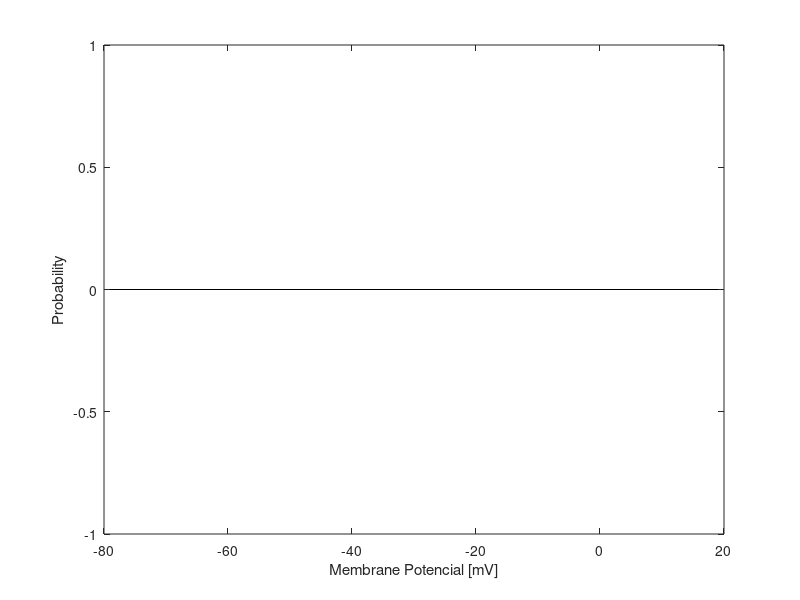

The MATLAB source for this figure:
% Routine to create smooth_signal of N set of data
clear all
clc

cd data

files = dir('*.mat'); % Read all .mat files in folder
data_matrix = [];     % Stores all data

for i = 1:length(files)
    load(files(i).name) % Load ith file
    
    aa = who('Trace*');
    b = aa{1};
    c = strfind(b,'_');
    
    indsweep1 = b(c(1)+1:c(2)-1);
    indsweep2 = b(c(2)+1:c(3)-1);
    indsweep3 = b(c(3)+1:c(4)-1);
    indsweep4 = b(c(4)+1:end);
    
    eval(['t = Trace_' indsweep1 '_' indsweep2 '_1_' indsweep4 '(:,1);']);
    raw_signal = [];
    smooth_signal = [];
    for j = 1:length(aa)
        eval(['raw_signal = [raw_signal Trace_' indsweep1 '_' indsweep2 '_' num2str(j) '_' indsweep4 '(:,2)];'])
        smooth_signal = [smooth_signal smooth(raw_signal(:,j),40)];
    end
    
    raw_signal = 1000*raw_signal;
    smooth_signal = 1000*smooth_signal;
    if  i == 1
        data_matrix = smooth_signal;
    else
        data_matrix = horzcat(data_matrix, smooth_signal);
    end
    clear aa b c indsweep1 indsweep2 indsweep3 indsweep4 Trace*
end

cd ..

% If you wish to plot the data matrix uncomment

% figure()
% plot(t,data_matrix,'b'); hold on;
% hold on
% xlabel('s')
% ylabel('mV')

% Number of row and columns in data matrix
[r, c] = size(data_matrix);

% Finding peak index from each experiment (each column from data_matrix is
% an experiment)

% Store number of peaks in each experiment
Npeaks = [];

% Store peak index
index = {};

% Store thrshold values
thr_values = [];

for j = 1:c
    % Peaks above -10 mV.
    [Npeaks(j), index{j}] = findNpeaks(data_matrix(:,j), -10);
end


for j = 1:c
    if ~isempty(index{j})
        aux = cell2mat(index{j});
        for i = 1:length(aux)
            % Separate each peak, to find the threshold
            P = data_matrix(aux(i)-40:aux(i),j);
            % dP/dt
            P1 = diff(P);
            % d²P/dt²
            P2 = diff(diff(P));
            % d³P/dt³
            P3 = diff(diff(diff(P)));
            h = (P3.*P1(1:end-2)-P2(1:end-1).^2) ./ (P1(1:end-2).^3);
            [max_h, aux2] = max(h);
            thr_values(end+1) = P(aux2);
        end
    end
end

bl = 1;           % Length of the bins
v_m = [];           % Potencial value of the center of each bar.
pot_disp = [];      % Spike potencials.
bins_pot = [];      % Distribution of the potencial values.
bins_potdisp = [];      % Distribution of the potencial values.

% Dividing into bins
for v = -70:bl:1
    v_m(end+1) = v + bl/2;
    bins_pot(end+1) = length( find(data_matrix >= v & data_matrix < v+bl) );
    bins_potdisp(end+1) = length( find(thr_values >= v & thr_values < v+bl) );
end

phi_v = bins_potdisp ./ bins_pot;

figure
bar(v_m,phi_v);
ylabel('Probability')
xlabel('Membrane Potencial [mV]')
print('graf_prob_disp','-dpng','-r600')